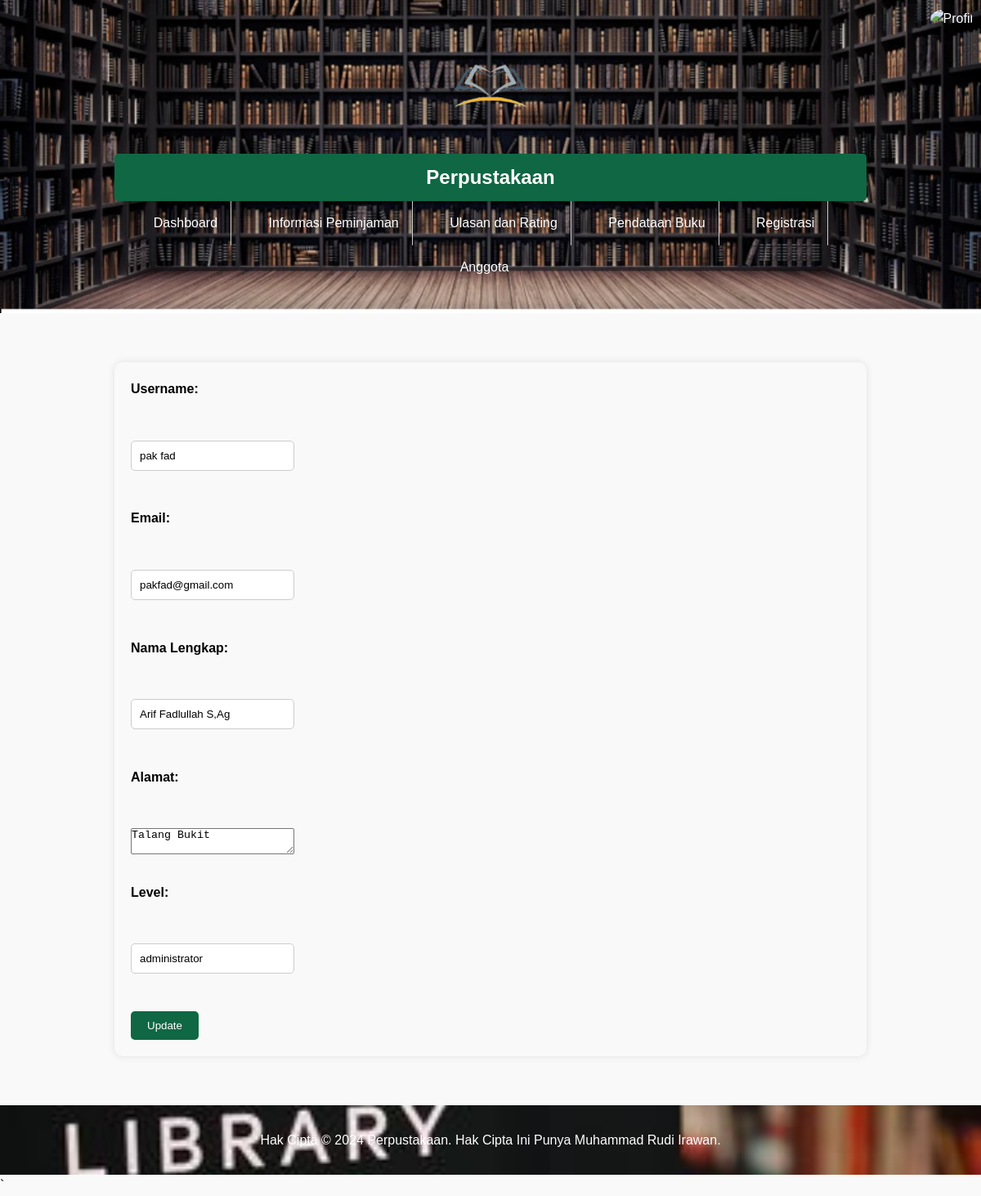
The page /edit_anggota.php?id=134332275 on the database its author committed.
### tables this page shows
CREATE TABLE `user` (
  `UserID` int(11) NOT NULL,
  `Username` varchar(255) NOT NULL,
  `Password` varchar(255) NOT NULL,
  `Email` varchar(255) NOT NULL,
  `NamaLengkap` varchar(255) NOT NULL,
  `Alamat` text NOT NULL,
  `level` enum('administrator','petugas','peminjam') NOT NULL
);

### edit_anggota.php (the view, shortened to what this page needs)
<?php
include('koneksi.php');
$username = $email = $namaLengkap = $alamat = $level = '';
$error = '';
if(isset($_GET['id'])) {
    $id = $_GET['id'];
    $sql = "SELECT * FROM user WHERE UserID = $id";
    $result = $conn->query($sql);
    if ($result->num_rows > 0) {
        $row = $result->fetch_assoc();
        $username = $row['Username'];
        $email = $row['Email'];
        $namaLengkap = $row['NamaLengkap'];
        $alamat = $row['Alamat'];
        $level = $row['level'];
    } else {
        $error = 'Tidak ada data anggota yang ditemukan.';
    }
} else {
    $error = 'ID anggota tidak valid.';
}
?>
<!DOCTYPE html>
<html lang="en">
<head>
    <link rel="stylesheet" href="style.css">
</head>
<body>
<header class="header">
        <div class="container">
        <img src="img/buku1.png" alt="image" class="book-img">
            <h1 class="logo">Perpustakaan</h1>
            <nav class="navbar">
            <ul class="nav-menu">
                    <li class="nav-item"><a href="index.php">Dashboard</a></li>
                    <li class="nav-item"><a href="tampil_peminjaman.php">Informasi Peminjaman</a></li>
                    <li class="nav-item"><a href="tampilulasan.php">Ulasan dan Rating</a></li>
                    <li class="nav-item"><a href="pendataanbuku.php">Pendataan Buku</a></li>
                    <li class="nav-item"><a href="registrasi.php">Registrasi</a></li>
                    <li class="nav-item"><a href="Anggota.php">Anggota</a></li>
                </ul>
                <div class="profile" onclick="toggleDropdown()">
                    <img src="profil.png" alt="Profil" class="profile-img">
                </div>
            </nav>
        </div>
    </header>
    <section class="content">
        <div class="container">
            <?php if($error != ''): ?>
                <div class="error"><?php echo $error; ?></div>
            <?php else: ?>
                <form method="post" action="<?php echo htmlspecialchars($_SERVER["PHP_SELF"] . '?id=' . $id); ?>">
                    <label for="username">Username:</label><br>
                    <input type="text" id="username" name="username" value="<?php echo $username; ?>"><br><br>
                    <label for="email">Email:</label><br>
                    <input type="text" id="email" name="email" value="<?php echo $email; ?>"><br><br>
                    <label for="nama_lengkap">Nama Lengkap:</label><br>
                    <input type="text" id="nama_lengkap" name="nama_lengkap" value="<?php echo $namaLengkap; ?>"><br><br>
                    <label for="alamat">Alamat:</label><br>
                    <textarea id="alamat" name="alamat"><?php echo $alamat; ?></textarea><br><br>
                    <label for="level">Level:</label><br>
                    <input type="text" id="level" name="level" value="<?php echo $level; ?>"><br><br>
                    <input type="submit" value="Update">
                </form>
            <?php endif; ?>
        </div>
    </section>
    <footer class="footer">
        <div class="container">
            <p>Hak Cipta © 2024 Perpustakaan. Hak Cipta Ini Punya Muhammad Rudi Irawan.</p>
        </div>
    </footer>
</body>
</html>
`

### style.css (style rules this page uses)
* { margin: 0; padding: 0; box-sizing: border-box; }
body { font-family: Arial, sans-serif; line-height: 1.6; background-color: #f9f9f9; }
.container { width: 80%; margin: 0 auto; }
.header { background-color: #333; color: #fff; padding: 20px 0; }
.logo { margin: 0; font-size: 24px; }
.navbar { text-align: right; }
.nav-menu { list-style: none; }
.nav-item { display: inline; margin-right: 20px; }
.nav-item a { color: #6ae20e; text-decoration: none; }
.content { padding: 40px 0; }
.footer { background-color: #333; color: #fff; padding: 20px 0; text-align: center; }
form { background-color: #f9f9f9; padding: 20px; border-radius: 10px; box-shadow: 0 0 10px rgba(0, 0, 0, 0.1); }
label { display: block; margin-bottom: 50px; font-weight: bold; }
input[type="text"], input[type="number"] { width: calc(100% - 24px); padding: 10px; margin-bottom: 20px; border: 1px solid #ccc; border-radius: 5px; }
input[type="submit"] { background-color: #106744; color: #fff; border: none; padding: 10px 20px; cursor: pointer; border-radius: 5px; }
.header { color: white; text-align: center; padding: 10px 0; background-image: url("img/2.jpg"); background-size: cover; background-position: center; }
.footer { color: white; text-align: center; padding: 10px 0; background-image: url("img/lib.jpg"); background-size: cover; background-position: center; }
.nav-menu { list-style-type: none; margin: 0; padding: 0; }
.nav-menu li { display: inline; }
.nav-menu li a { color: white; padding: 14px 16px; text-decoration: none; }
.container { width: 80%; margin: 0 auto; padding: 20px; }
.logo { background-color: #106744; color: #fff; padding: 10px 20px; border-radius: 5px; box-shadow: 0 2px 4px rgba(0, 0, 0, 0.1); }
.nav-menu { list-style-type: none; margin: 0; padding: 0; text-align: center; }
.nav-item { display: inline-block; margin: 0 5px; }
.nav-item a { display: inline-block; padding: 10px 20px; text-decoration: none; border-radius: 5px; transition: background-color 0.3s; }
.nav-item:not(:last-child) { border-right: 1px solid #ccc; }
label { width: 150px; display: inline-block; }
label { width: 150px; display: inline-block; vertical-align: top; }
input[type="text"], input[type="date"], select, textarea { width: 200px; }

### edit_anggota.php (style rules this page uses)
.nav-menu { list-style-type: none; margin: 0; padding: 0; text-align: center; }
.nav-item { display: inline-block; margin: 0 5px; }
.nav-item a { display: inline-block; padding: 10px 20px; text-decoration: none; border-radius: 5px; transition: background-color 0.3s; }
.nav-item:not(:last-child) { border-right: 1px solid #ccc; }
.profile-img { width: 30px; height: 30px; border-radius: 50%; }
.header { position: relative; }
.profile { position: absolute; top: 10px; right: 10px; cursor: pointer; }
.nav-menu { position: relative; }
.nav-menu .nav-item { display: inline-block; margin-right: 20px; }
.book-img { width: 150px; height: auto; margin-left: 0px; }

### rows shown on the page
user: username "pak fad", email "pakfad@gmail.com", nama_lengkap "Arif Fadlullah S,Ag", alamat "Talang Bukit", level "administrator"
